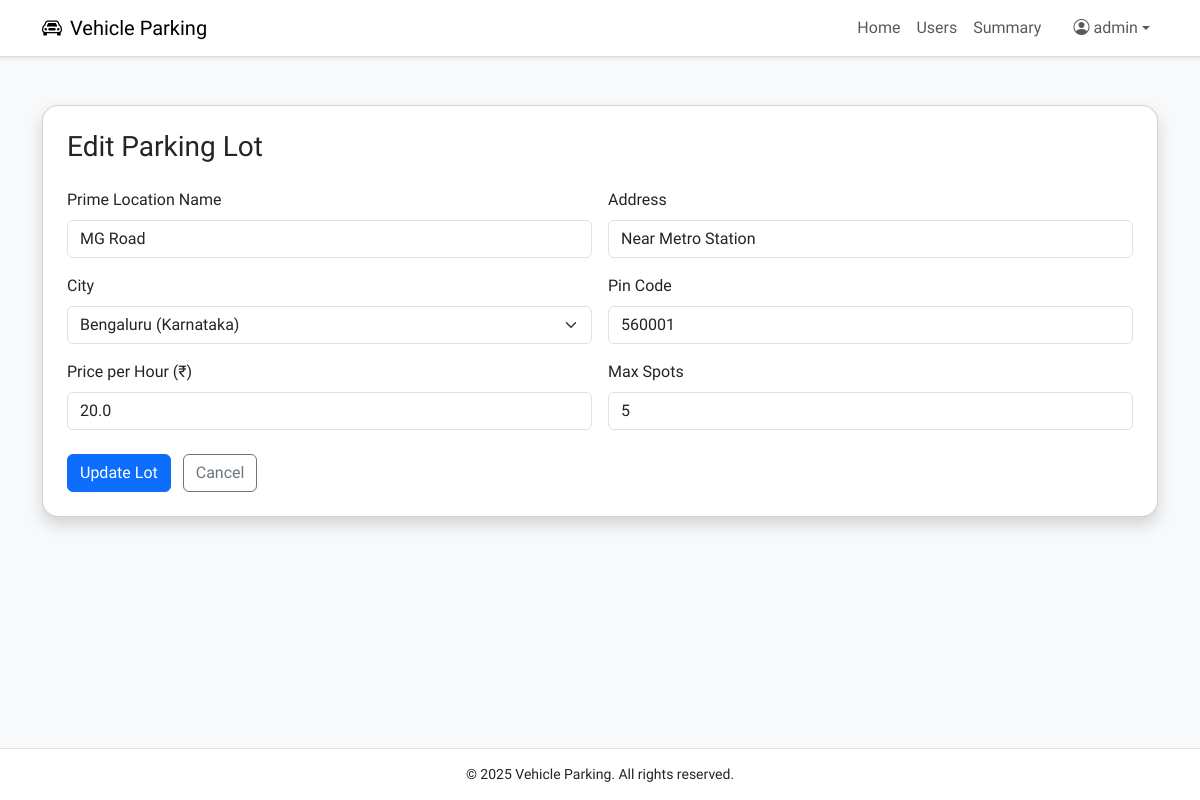
Screenshot of /admin/edit-lot/4 (signed in) with the database file from the repository.
### models.py (models this page shows, shortened)
class Admin(db.Model, UserMixin):
    __tablename__ = 'admin'
    id = db.Column(db.Integer, primary_key=True)
    username = db.Column(db.String(100), unique=True, nullable=False)
    password_hash = db.Column(db.String(200), nullable=False)
    role = db.Column(db.String(20), nullable=False, default='admin')
    created_at = db.Column(db.DateTime, default=datetime.utcnow)

class ParkingLot(db.Model):
    __tablename__ = 'parking_lot'
    id = db.Column(db.Integer, primary_key=True)
    city_id = db.Column(db.Integer, db.ForeignKey('city.id'), nullable=False)
    prime_location_name = db.Column(db.String(100), nullable=False)
    address = db.Column(db.String(200))
    pin_code = db.Column(db.String(10))
    price_per_hour = db.Column(db.Float, nullable=False)
    max_spots = db.Column(db.Integer, nullable=False)
    created_at = db.Column(db.DateTime, default=datetime.utcnow)
    spots = db.relationship('ParkingSpot', backref='lot', cascade='all, delete-orphan', lazy=True)

class City(db.Model):
    __tablename__ = 'city'
    id = db.Column(db.Integer, primary_key=True)
    name = db.Column(db.String(100), nullable=False)
    state = db.Column(db.String(100), nullable=False)
    lots = db.relationship('ParkingLot', backref='city', cascade='all, delete-orphan', lazy=True)

### controllers/admin.py (the view, shortened to what this page needs)
@admin_bp.route('/edit-lot/<int:lot_id>', methods=['GET', 'POST'])
@login_required
@admin_required
def edit_lot(lot_id):
    lot = ParkingLot.query.get_or_404(lot_id)
    cities = City.query.all()
    return render_template('admin/edit_lot.html', lot=lot, cities=cities)

### app.py (called while the page is built)
@login_manager.user_loader
def load_user(user_id):
    user_type = session.get('user_type')
    if user_type == 'user':
        return User.query.get(int(user_id))
    elif user_type == 'admin':
        return Admin.query.get(int(user_id))
    return None

### templates/admin/edit_lot.html (shortened to what this page needs)
{% extends 'base.html' %}
{% block content %}
<div class="container mt-5">
    <div class="card shadow rounded-4">
        <div class="card-body p-4">
            <h3 class="mb-4">Edit Parking Lot</h3>
            <form method="POST" action="{{ url_for('admin.edit_lot', lot_id=lot.id) }}">
                <div class="row g-3">
                    <div class="col-md-6">
                        <label class="form-label">Prime Location Name</label>
                        <input type="text" name="prime_location_name" class="form-control" value="{{ lot.prime_location_name }}" required>
                    </div>
                    <div class="col-md-6">
                        <label class="form-label">Address</label>
                        <input type="text" name="address" class="form-control" value="{{ lot.address }}" required>
                    </div>
                    <div class="col-md-6">
                        <label class="form-label">City</label>
                        <select name="city_id" class="form-select" required>
                            {% for city in cities %}
                                <option value="{{ city.id }}" {% if city.id == lot.city_id %}selected{% endif %}>
                                    {{ city.name }} ({{ city.state }})
                                </option>
                            {% endfor %}
                        </select>
                    </div>
                    <div class="col-md-6">
                        <label class="form-label">Pin Code</label>
                        <input type="text" name="pin_code" class="form-control" pattern="\d{6}" maxlength="6" minlength="6" value="{{ lot.pin_code }}" required>
                    </div>
                    <div class="col-md-6">
                        <label class="form-label">Price per Hour (₹)</label>
                        <input type="number" step="0.01" name="price_per_hour" class="form-control" value="{{ lot.price_per_hour }}" required>
                    </div>
                    <div class="col-md-6">
                        <label class="form-label">Max Spots</label>
                        <input type="number" name="max_spots" class="form-control" value="{{ lot.max_spots }}" required>
                    </div>
                </div>
                <div class="mt-4">
                    <button type="submit" class="btn btn-primary">Update Lot</button>
                    <a href="{{ url_for('admin.dashboard') }}" class="btn btn-outline-secondary ms-2">Cancel</a>
                </div>
            </form>
        </div>
    </div>
</div>
{% endblock %}

### templates/base.html (shortened to what this page needs)
<!DOCTYPE html>
<html lang="en">
<head>
    <link href="https://cdn.jsdelivr.net/npm/bootstrap@5.3.0/dist/css/bootstrap.min.css" rel="stylesheet">
    <link href="https://cdnjs.cloudflare.com/ajax/libs/bootstrap-icons/1.11.1/font/bootstrap-icons.min.css" rel="stylesheet">
</head>
<body>
<nav class="navbar navbar-expand-lg navbar-light shadow-sm">
    <div class="container">
        <a class="navbar-brand" href="{% if session['user_type'] == 'admin' %}
        {{ url_for('admin.dashboard') }}
        {% elif session['user_type'] == 'admin' %}
            {{ url_for('user.dashboard') }}
        {% else %}
            {{ url_for('index') }}
        {% endif %}">
            <i class="bi bi-car-front me-2"></i>Vehicle Parking
        </a>
        <div class="collapse navbar-collapse justify-content-end" id="navbarNav">
            <ul class="navbar-nav">
                {% if current_user.is_authenticated %}
                    {% if session['user_type'] == 'admin' %}
                        <li class="nav-item"><a class="nav-link" href="{{ url_for('admin.dashboard') }}">Home</a></li>
                        <li class="nav-item"><a class="nav-link" href="{{ url_for('admin.view_users') }}">Users</a></li>
                        <li class="nav-item"><a class="nav-link" href="{{ url_for('admin.summary') }}">Summary</a></li>
                    {% else %}
                        <li class="nav-item"><a class="nav-link" href="{{ url_for('user.dashboard') }}">Home</a></li>
                        <a href="{{ url_for('user.my_reservations') }}" class="nav-link">My Reservations</a>
                        <li class="nav-item"><a class="nav-link" href="{{ url_for('user.summary') }}">Summary</a></li>
                    {% endif %}
                    <li class="nav-item dropdown ms-3">
                        <a class="nav-link dropdown-toggle d-flex align-items-center" href="#" role="button" data-bs-toggle="dropdown">
                            <i class="bi bi-person-circle me-1"></i> {{ current_user.full_name or current_user.username }}
                        </a>
                    </li>
                {% else %}
                    <li class="nav-item"><a class="nav-link" href="{{ url_for('auth.login') }}">Login</a></li>
                    <li class="nav-item"><a class="nav-link" href="{{ url_for('auth.register') }}">Register</a></li>
                {% endif %}
            </ul>
        </div>
    </div>
</nav>
<div class="position-fixed top-0 end-0 p-3" style="z-index: 1050;">
</div>
<div>
    {% block content %}
    {% endblock %}
</div>
<footer>
    <div class="container">
        <p class="mb-0">&copy; 2025 Vehicle Parking. All rights reserved.</p>
    </div>
</footer>
</body>
</html>

### templates/base.html (style rules this page uses)
body { font-family: 'Afacad',sans-serif; background-color: #f8f9fa; display: flex; flex-direction: column; min-height: 100vh; font-size: 16px; }
.navbar { background-color: #fff; border-bottom: 1px solid #ddd; }
footer { background-color: #fff; border-top: 1px solid #e1e1e1; padding: 15px 0; text-align: center; font-size: 14px; margin-top: auto; }
.form-control, .form-select { border-radius: 6px; }

### rows the page displays
Admin: username "admin"
ParkingLot: prime_location_name "MG Road", address "Near Metro Station", city_id "Bengaluru (Karnataka)", pin_code "560001", price_per_hour "20.0", max_spots "5"
